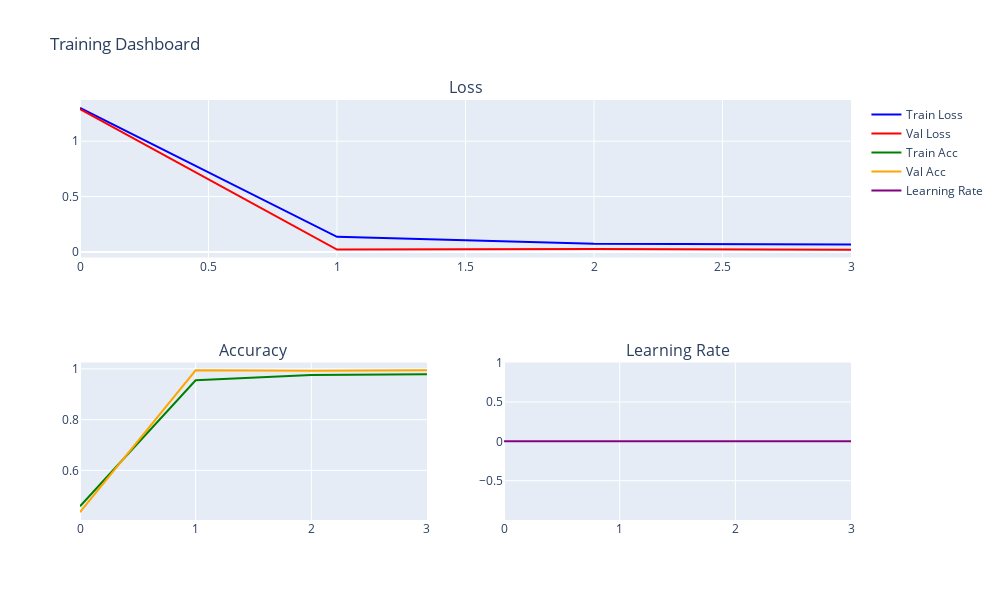

The notebook cell saved with this chart:
### Code cell
dashboard = PlotlyTrainingDashboard()
train_model(dashboard, mode='EfficientNet')

### Figure 1 — Plotly figure (JSON) as saved in the notebook; plotly's stock layout.template omitted (floating-point values rounded to 4 significant figures)
{"data": [{"line": {"color": "blue"}, "mode": "lines", "name": "Train Loss", "type": "scatter", "x": [0, 1, 2, 3], "xaxis": "x", "y": [1.301, 0.136, 0.07377, 0.06607], "yaxis": "y"}, {"line": {"color": "red"}, "mode": "lines", "name": "Val Loss", "type": "scatter", "x": [0, 1, 2, 3], "xaxis": "x", "y": [1.29, 0.0212, 0.02674, 0.02041], "yaxis": "y"}, {"line": {"color": "green"}, "mode": "lines", "name": "Train Acc", "type": "scatter", "x": [0, 1, 2, 3], "xaxis": "x2", "y": [0.4587, 0.9552, 0.9758, 0.9791], "yaxis": "y2"}, {"line": {"color": "orange"}, "mode": "lines", "name": "Val Acc", "type": "scatter", "x": [0, 1, 2, 3], "xaxis": "x2", "y": [0.4356, 0.994, 0.993, 0.994], "yaxis": "y2"}, {"line": {"color": "purple"}, "mode": "lines", "name": "Learning Rate", "type": "scatter", "x": [0, 1, 2, 3], "xaxis": "x3", "y": [0.001, 0.001, 0.001, 0.001], "yaxis": "y3"}], "layout": {"annotations": [{"font": {"size": 16}, "showarrow": false, "text": "Loss", "x": 0.5, "xanchor": "center", "xref": "paper", "y": 1, "yanchor": "bottom", "yref": "paper"}, {"font": {"size": 16}, "showarrow": false, "text": "Accuracy", "x": 0.225, "xanchor": "center", "xref": "paper", "y": 0.375, "yanchor": "bottom", "yref": "paper"}, {"font": {"size": 16}, "showarrow": false, "text": "Learning Rate", "x": 0.775, "xanchor": "center", "xref": "paper", "y": 0.375, "yanchor": "bottom", "yref": "paper"}], "height": 600, "showlegend": true, "title": {"text": "Training Dashboard"}, "width": 1000, "xaxis": {"anchor": "y", "domain": [0, 1]}, "xaxis2": {"anchor": "y2", "domain": [0, 0.45]}, "xaxis3": {"anchor": "y3", "domain": [0.55, 1]}, "yaxis": {"anchor": "x", "domain": [0.625, 1]}, "yaxis2": {"anchor": "x2", "domain": [0, 0.375]}, "yaxis3": {"anchor": "x3", "domain": [0, 0.375]}}}
